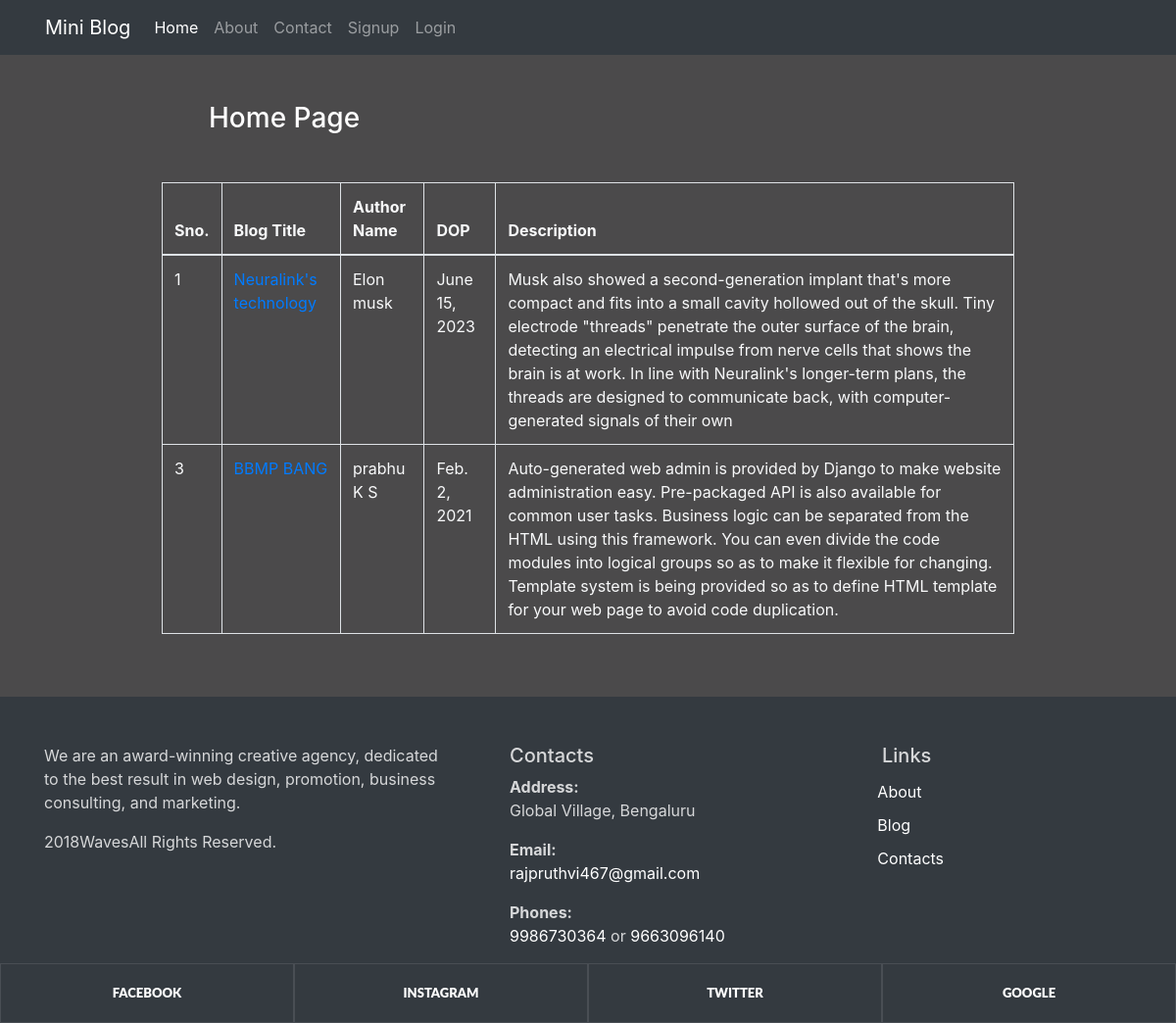
The page / on the database its author committed.
### miniblog/models.py (models this page shows)
class Post(models.Model):
    title = models.CharField(max_length=150)
    author = models.CharField(max_length=160)
    desc = models.TextField()
    dop = models.DateField()

### miniblog/views.py (the view)
# urls.py: 2. Add a URL to urlpatterns:  path('', views.home, name='home')
def home(request):
    post = Post.objects.all()
    return render(request,'miniblog/home.html',{'posts':post})

### miniblog/templates/miniblog/home.html
{% extends 'miniblog/base.html' %}
{% load static %}
{% block content %}
<div class="container w-75" >
    <h3 class="text-white ml-5 my-5" >Home Page</h3>
         <table class="table table-bordered text-light">
        <thead>
                <tr>
                    <th>Sno.</th>
                    <th>Blog Title</th>
                    <th>Author Name</th>
                    <th>DOP</th>
                    <th>Description</th>
                  </tr>
         </thead>
             {% for i in posts %}
	              <tr>
		                <td>{{i.id}}</td>
		                <td><a href="{% url 'detail' i.id %}">{{i.title}}</a</td>
		                <td>{{i.author}}</td>
		                <td>{{i.dop}}</td>
                    <td>{{i.desc}}</td>
	                </tr>
	           {% endfor %}
        </table>
  </div>
</div>
{% endblock content %}

### miniblog/templates/miniblog/base.html (shortened to what this page needs)
<!DOCTYPE html>
{% load static %}
<html lang="en">
<head>
    <link rel="stylesheet" href="{% static 'miniblog/css/bootstrap.css' %}">
    <link rel="stylesheet" href="{% static 'miniblog/css/style.css' %}">
</head>
<body>
<div class="container-fluid bg-dark">
    {% include 'miniblog/navbar.html' %}
    </div>
    <div class="container-fluid">
        <div class="row">
            {% block content %}
            {% endblock content %}
        </div>
<footer class="section footer-classic context-dark bg-image mt-5" style="background: #343a40;">
        <div class="container mt-3"><br><br>
          <div class="row row-30">
            <div class="col-md-4 col-xl-5">
              <div class="pr-xl-4"><a class="brand" href="index.html"></a>
                <p>We are an award-winning creative agency, dedicated to the best result in web design, promotion, business consulting, and marketing.</p>
                <p class="rights"><span class="copyright-year">2018</span><span>Waves</span><span>All Rights Reserved.</span></p>
              </div>
            </div>
            <div class="col-md-4">
              <h5>Contacts</h5>
              <dl class="contact-list">
                <dt>Address:</dt>
                <dd>Global Village, Bengaluru</dd>
              </dl>
              <dl class="contact-list">
                <dt>Email:</dt>
                <dd><a href="mailto:#">rajpruthvi467@gmail.com</a></dd>
              </dl>
              <dl class="contact-list">
                <dt>Phones:</dt>
                <dd><a href="tel:#">9986730364</a> <span>or</span> <a href="tel:#">9663096140</a>
                </dd>
              </dl>
            </div>
            <div class="col-md-4 col-xl-3">
              <h5>Links</h5>
              <ul class="nav-list">
                <li><a href="{% url 'about' %}">About</a></li>
                <li><a href="/">Blog</a></li>
                <li><a href="{% url 'contact' %}">Contacts</a></li>
              </ul>
            </div>
          </div>
        </div>
        <div class="row no-gutters social-container">
          <div class="col"><a class="social-inner" href="#"><span>Facebook</span></a></div>
          <div class="col"><a class="social-inner" href="#"><span>instagram</span></a></div>
          <div class="col"><a class="social-inner" href="#"><span>twitter</span></a></div>
          <div class="col"><a class="social-inner" href="#"><span>google</span></a></div>
        </div>
      </footer>
</body>
</html>

### miniblog/templates/miniblog/navbar.html (shortened to what this page needs)
<nav class="navbar navbar-expand-lg navbar-dark bg-dark">
  <div class="container-fluid">
    <a class="navbar-brand" href="#">Mini Blog</a>
    <div class="collapse navbar-collapse" id="navbarNav">
      <ul class="navbar-nav">
        <li class="nav-item">
          <a class="nav-link active" aria-current="page" href="/">Home</a>
        </li>
        <li class="nav-item">
          <a class="nav-link" href="{% url 'about' %}">About</a>
        </li>
        <li class="nav-item">
          <a class="nav-link" href="{% url 'contact' %}">Contact</a>
        </li>
      {% if request.user.is_authenticated %}
          <li class="nav-item">
          <a class="nav-link" href="{% url 'dashboard' %}">Dashboard</a>
        </li>
          <li class="nav-item">
          <a class="nav-link" href="{% url 'logout' %}">Logout</a>
        </li>
        {% else %}
          <li class="nav-item">
          <a class="nav-link" href="{% url 'signup' %}">Signup</a>
        </li>
          <li class="nav-item">
          <a class="nav-link" href="{% url 'login' %}">Login</a>
        </li>
      {% endif %}
      </ul>
    </div>
  </div>
</nav>

### miniblog/static/miniblog/css/style.css (style rules this page uses)
body { background-color:#4B4A4B; color :#faebd7; }
.context-dark, .bg-gray-dark, .bg-primary { color: rgba(255, 255, 255, 0.8); }
.footer-classic a, .footer-classic a:focus, .footer-classic a:active { color: #ffffff; }
.nav-list li { padding-top: 5px; padding-bottom: 5px; }
ul, ol { list-style: none; padding: 0; margin: 0; }
.social-inner { display: flex; flex-direction: column; align-items: center; width: 100%; padding: 23px; font: 900 13px/1 "Lato", -apple-system, BlinkMacSystemFont, "Segoe UI", Roboto, "Helvetica Neue", Arial, sans-serif; text-transform: uppercase; color: rgba(255, 255, 255, 0.5); }
.social-container .col { border: 1px solid rgba(255, 255, 255, 0.1); }
.nav-list li a:before { content: "\f14f"; font: 400 21px/1 "Material Design Icons"; color: #4d6de6; display: inline-block; vertical-align: baseline; margin-left: -28px; margin-right: 7px; opacity: 0; visibility: hidden; transition: .22s ease; }

### rows shown on the page
Post: id "1", title "Neuralink's technology", author "Elon musk", dop "June 15, 2023", desc "Musk also showed a second-generation implant that's more compact and fits into a small cavity hollowed out of the skull. Tiny electrode \"threads\" penetrate the outer surface of the brain, detecting an electrical impulse from nerve cells that shows the brain is at work. In line with Neuralink's longer-term plans, the threads are designed to communicate back, with computer-generated signals of their own"
Post: id "3", title "BBMP BANG", author "prabhu K S", dop "Feb. 2, 2021", desc "Auto-generated web admin is provided by Django to make website administration easy. Pre-packaged API is also available for common user tasks. Business logic can be separated from the HTML using this framework. You can even divide the code modules into logical groups so as to make it flexible for changing. Template system is being provided so as to define HTML template for your web page to avoid code duplication."
